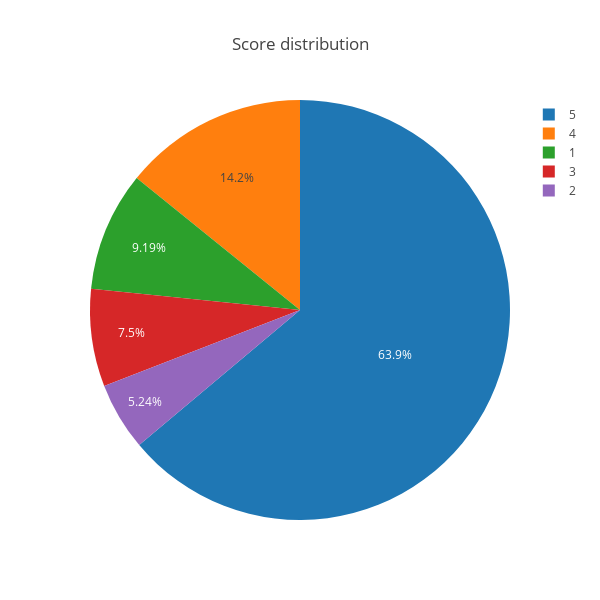

Notebook code cell kept with this figure:
### Markdown cell above
The dataset is not balanced as reviews are mostly have score of 5.

### Code cell
temp_series = reviews_df['Score'].value_counts()
labels = (np.array(temp_series.index))
sizes = (np.array((temp_series / temp_series.sum())*100))

trace = go.Pie(labels=labels, values=sizes)
layout = go.Layout(
    title='Score distribution',
    width=600,
    height=600,
)
data = [trace]
fig = go.Figure(data=data, layout=layout)
py.iplot(fig, filename="region")

### Figure 1 — Plotly figure (JSON) as saved in the notebook; plotly's stock layout.template omitted (floating-point values rounded to 4 significant figures)
{"data": [{"labels": [5, 4, 1, 3, 2], "type": "pie", "values": [63.88, 14.19, 9.195, 7.501, 5.237]}], "layout": {"height": 600, "title": "Score distribution", "width": 600}}
